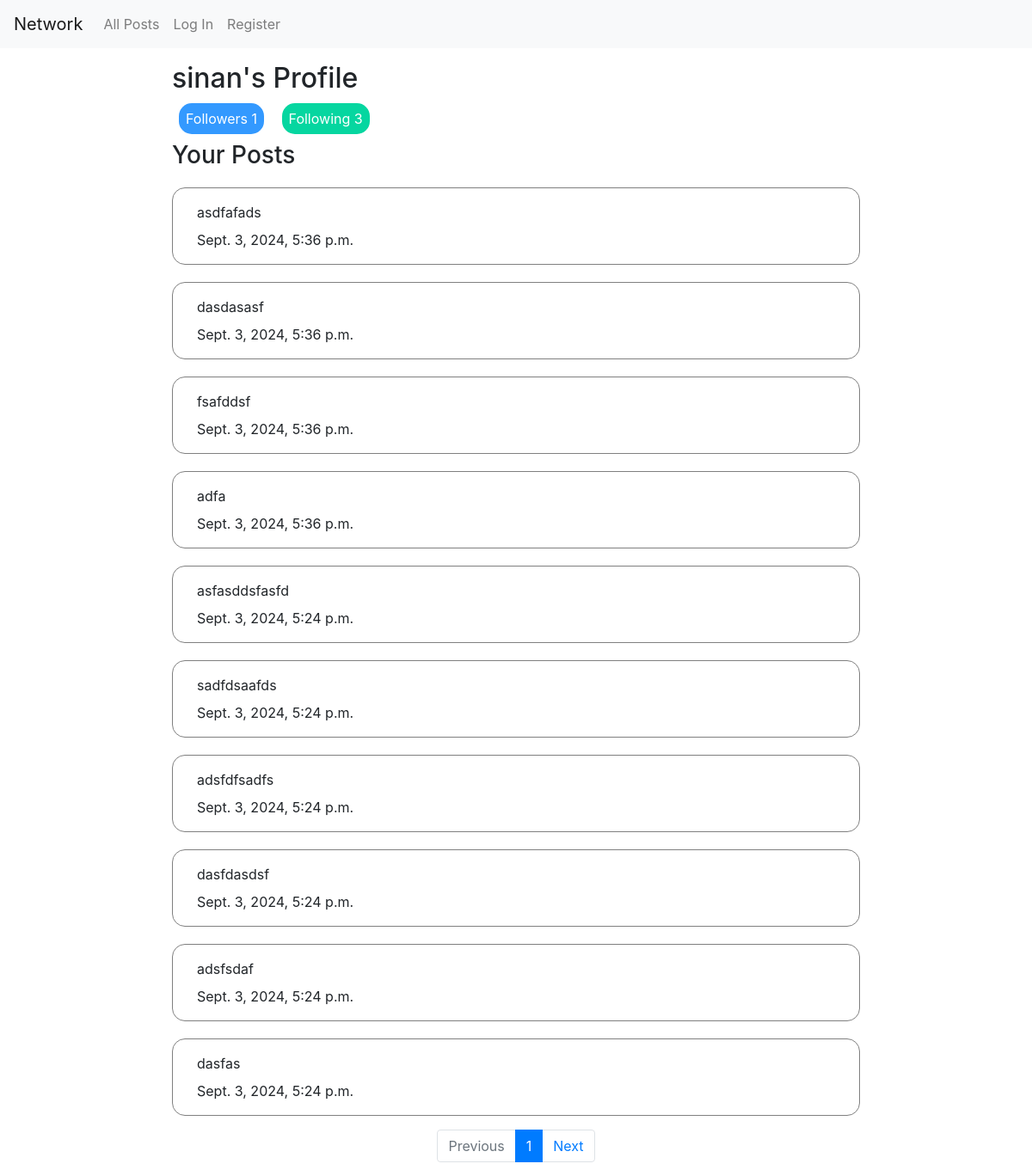
Screenshot of /profile/sinan with the database file from the repository.
### network/models.py (models this page shows)
class User(AbstractUser):
    pass

class Post(models.Model):
    content = models.CharField(max_length=256)
    like = models.PositiveIntegerField(default=0)
    owner = models.ForeignKey(User, related_name="owner", on_delete=models.CASCADE)
    time = models.DateTimeField(auto_now_add=True)

### network/views.py (the view, shortened to what this page needs)
# urls.py: path("profile/<str:username>", views.profile, name="profile"),
def profile(request, username):
    user = User.objects.get(username=username)
    posts = Post.objects.all().filter(owner=user).order_by("-time")
    paginator = Paginator(posts,10)
    page_num = request.GET.get('page')
    page_obj = paginator.get_page(page_num)
    following = len(user.follower.all())
    follower = len(user.following.all())
    out = {"page_obj" : page_obj,
    "username":username,
    "following":following,
    "follower":follower
    }
    if (not request.user.is_authenticated) or (username == request.user.username):
        out["button"] = False
    return render(request, "network/profile.html", out)

### network/templates/network/profile.html (shortened to what this page needs)
{% extends "network/layout.html" %}
{% block body %}
<main>
    <div class="profile">
    <h2 id="profile-name">{{username}}'s Profile</h2>
    </div>
    <p class="follower">Followers {{follower}}</p>
    <p class="following">Following {{following}}</p>
    <h3>Your Posts</h3>
    {% for post in page_obj %}
    <div class="post">
        <p>{{ post.content }}</p>
        <p>{{ post.time }}</p>
    </div>
    {% endfor %}
</main>
<footer>
    <nav class="page-nav" aria-label="Page navigation">
        <ul class="pagination justify-content-center">
            {% if page_obj.has_previous %}
            <li class="page-item"><a class="page-link" href="?page={{ page_obj.previous_page_number }}">Previous</a></li>
            {% else %}
            <li class="page-item disabled"><a class="page-link" href="">Previous</a></li>
            {% endif %}
            <li class="page-item active"><a class="page-link" href="?page={{ page_obj.number }}">{{ page_obj.number }}</a></li>
            {% if page_obj.has_next %}
            <li class="page-item"><a class="page-link" href="?page={{ page_obj.next_page_number }}">Next</a></li>
            {% else %}
            <li class="page-item disabled"><a class="page-link" href="">Next</a></li>
            {% endif %}
        </ul>
    </nav>
</footer>
{% endblock %}

### network/static/network/styles.css (style rules this page uses)
* { margin: 0; padding: 0; box-sizing: border-box; }
body { min-height: 100vh; }
main { max-width: 800px; margin: 0 auto; }
main h3 { margin-top: 0.5em; }
footer { margin-top: 1em; }
p { margin: 0.5em 0.5em; }
.follower, .following { display:inline; padding: 0.5em; border-radius: 15px; color: white; margin-inline-end: 0.5em; }
.following { background-color: #06D6A0; }
.follower { background-color: #3399FF; }
.post { border: 1px solid gray; border-radius: 15px; margin-top: clamp(1em, 2.5vh, 1.5em); padding: 0.5em 2.5% }
#profile-name { display: inline-block; margin: 0.5em 0; }

### rows the page displays
User: username "sinan"
Post: content "asdfafads", time "Sept. 3, 2024, 5:36 p.m."
Post: content "dasdasasf", time "Sept. 3, 2024, 5:36 p.m."
Post: content "fsafddsf", time "Sept. 3, 2024, 5:36 p.m."
Post: content "adfa", time "Sept. 3, 2024, 5:36 p.m."
Post: content "asfasddsfasfd", time "Sept. 3, 2024, 5:24 p.m."
Post: content "sadfdsaafds", time "Sept. 3, 2024, 5:24 p.m."
Post: content "adsfdfsadfs", time "Sept. 3, 2024, 5:24 p.m."
Post: content "dasfdasdsf", time "Sept. 3, 2024, 5:24 p.m."
Post: content "adsfsdaf", time "Sept. 3, 2024, 5:24 p.m."
Post: content "dasfas", time "Sept. 3, 2024, 5:24 p.m."

### other values shown
{{ follower }} "1"
{{ following }} "3"
{{ page_obj.number }} "1"
